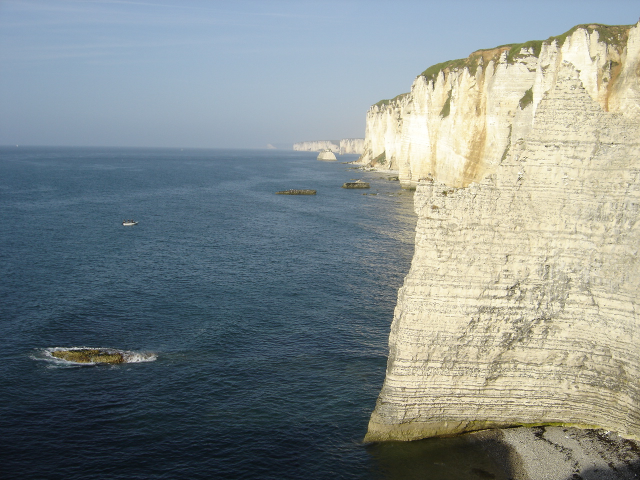
#> input picture patchlion/0000/icon.JPG, 1280 x 960 px, found by its file name (shown at 1/2 size)
$ python DrawHeadImage.py
#> lines starting #> are read from the running program, lines starting #| are printed output that depends on the picture
# -*- coding: utf-8 -*-
__author__ = 'PatchLion'

from PIL import Image, ImageDraw,ImageFont

def drawNumberOnIcon(imgpath, number):
#> called with imgpath = 'icon.jpg', number = 21
    img = Image.open(imgpath)
#> img is the input picture: PIL image 1280x960 RGB; mean R, G, B 129.9, 139.3, 138.5
    if (None == img):
        print('打开图片失败')
        return

    img = img.resize((160, 160))
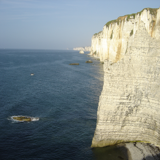
#> img: PIL image 160x160 RGB; mean R, G, B 129.9, 139.3, 138.5

    print(imgpath, "->", img.format, img.size, img.mode)
#| icon.jpg -> None (160, 160) RGB
    draw = ImageDraw.Draw(img)
    img_size = img.size
#> img_size = (160, 160)

    font = ImageFont.truetype("Varela-Regular.otf", size=int(img_size[1]/4))
    text_size = font.getsize(str(number))
#> text_size = (51, 38)

    draw.text((img_size[0]-text_size[0], 0), str(number), font=font, fill=(255, 0, 0))

    img.save('icon_withnumber.jpg')
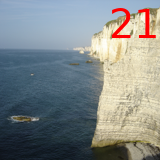
#> saved as icon_withnumber.jpg: PIL image 160x160 RGB; mean R, G, B 130.6, 136.2, 135.8

    print('生成图片成功')


drawNumberOnIcon("icon.jpg", 21)
